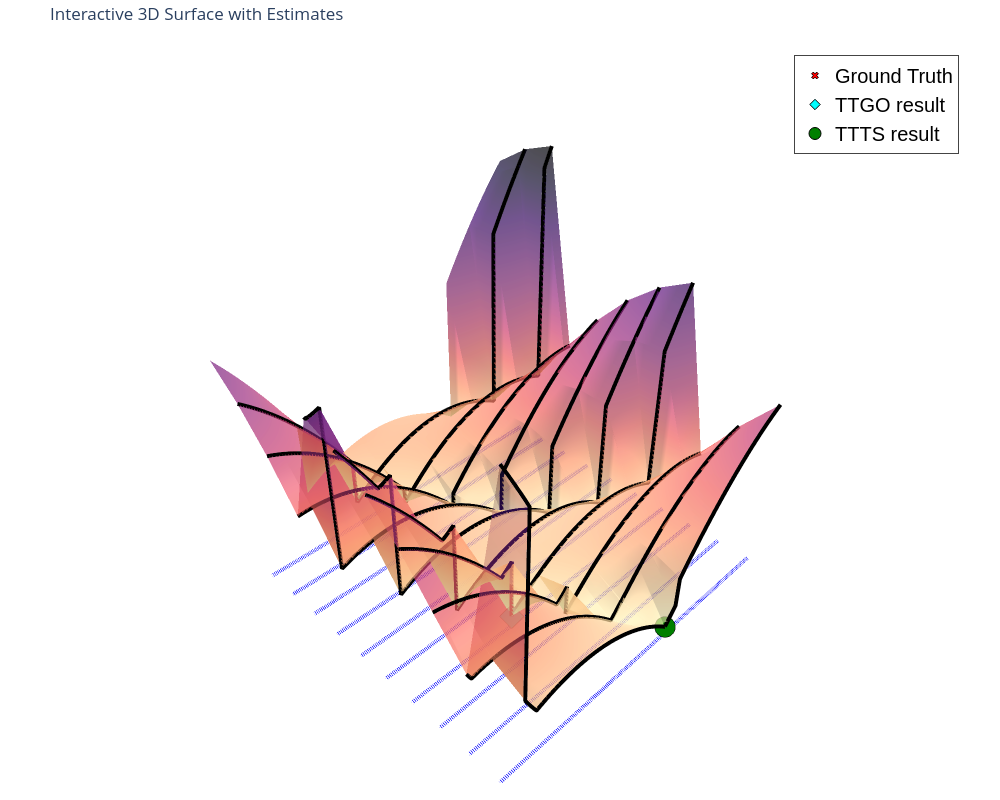

The code cell stored with this chart in its notebook:
### Code cell
x = np.linspace(0, 10,11)
y = np.linspace(-5,5,d)
# plt = plot_contour(x,y,cost_plot,data=ttgo_top_k_estimate.cpu(), contour_scale=100, figsize=5,log_norm=log_norm)
ground_truth = np.array([0, -1.036])[None, :]
fig = plot_surface_3D_interactive_2(x,y,cost_plot, 
                                  ttgo_best_estimate.cpu().numpy(), ttts_best_estimate.cpu().numpy(), ground_truth)



# plt.plot(ttgo_best_estimate[:,0].cpu(),ttgo_best_estimate[:,1].cpu(),'*b',markersize=10)
# plt.plot(ttts_best_estimate[:,0].cpu(),ttts_best_estimate[:,1].cpu(),'*r',markersize=10)
# plt.title("Cost")

#plt.title(r"Himmelblau: $z=(x^2+y-{})^2+(x+y^2-{})^2$".format(a,b))
#plt.title(r"Rosenbrock: $z=(x-1)^2+100 (y-x^2)^2$".format(11,7))

# plt.savefig('rosenbrock2D_a_99.png',pad_inches=0.01, dpi=300)
# plt.savefig('Himmelblau2D_99.png',pad_inches=0.01, dpi=300)
# plt.savefig('Sine2D_a_0.png',pad_inches=0.01, dpi=300)

### Figure 1 — Plotly figure (JSON) as saved in the notebook; plotly's stock layout.template omitted (floating-point values rounded to 4 significant figures; data arrays with more than 128 entries replaced by an {"elided": "..."} marker saying what was removed)
{"data": [{"colorscale": [[0, "#fcfdbf"], [0.1111, "#feca8d"], [0.2222, "#fd9668"], [0.3333, "#f1605d"], [0.4444, "#cd4071"], [0.5556, "#9e2f7f"], [0.6667, "#721f81"], [0.7778, "#440f76"], [0.8889, "#180f3d"], [1, "#000004"]], "name": "Cost surface", "opacity": 0.7, "showscale": false, "type": "surface", "x": {"elided": "1000x11 float values"}, "y": {"elided": "1000x11 float values"}, "z": {"elided": "1000x11 float values"}}, {"line": {"color": "black", "width": 8}, "mode": "lines", "name": "x₀=0", "showlegend": false, "type": "scatter3d", "x": {"elided": "1000 float values"}, "y": {"elided": "1000 float values"}, "z": {"elided": "1000 float values"}}, {"line": {"color": "black", "width": 8}, "mode": "lines", "name": "x₀=1", "showlegend": false, "type": "scatter3d", "x": {"elided": "1000 float values"}, "y": {"elided": "1000 float values"}, "z": {"elided": "1000 float values"}}, {"line": {"color": "black", "width": 8}, "mode": "lines", "name": "x₀=2", "showlegend": false, "type": "scatter3d", "x": {"elided": "1000 float values"}, "y": {"elided": "1000 float values"}, "z": {"elided": "1000 float values"}}, {"line": {"color": "black", "width": 8}, "mode": "lines", "name": "x₀=3", "showlegend": false, "type": "scatter3d", "x": {"elided": "1000 float values"}, "y": {"elided": "1000 float values"}, "z": {"elided": "1000 float values"}}, {"line": {"color": "black", "width": 8}, "mode": "lines", "name": "x₀=4", "showlegend": false, "type": "scatter3d", "x": {"elided": "1000 float values"}, "y": {"elided": "1000 float values"}, "z": {"elided": "1000 float values"}}, {"line": {"color": "black", "width": 8}, "mode": "lines", "name": "x₀=5", "showlegend": false, "type": "scatter3d", "x": {"elided": "1000 float values"}, "y": {"elided": "1000 float values"}, "z": {"elided": "1000 float values"}}, {"line": {"color": "black", "width": 8}, "mode": "lines", "name": "x₀=6", "showlegend": false, "type": "scatter3d", "x": {"elided": "1000 float values"}, "y": {"elided": "1000 float values"}, "z": {"elided": "1000 float values"}}, {"line": {"color": "black", "width": 8}, "mode": "lines", "name": "x₀=7", "showlegend": false, "type": "scatter3d", "x": {"elided": "1000 float values"}, "y": {"elided": "1000 float values"}, "z": {"elided": "1000 float values"}}, {"line": {"color": "black", "width": 8}, "mode": "lines", "name": "x₀=8", "showlegend": false, "type": "scatter3d", "x": {"elided": "1000 float values"}, "y": {"elided": "1000 float values"}, "z": {"elided": "1000 float values"}}, {"line": {"color": "black", "width": 8}, "mode": "lines", "name": "x₀=9", "showlegend": false, "type": "scatter3d", "x": {"elided": "1000 float values"}, "y": {"elided": "1000 float values"}, "z": {"elided": "1000 float values"}}, {"line": {"color": "blue", "dash": "dot", "width": 8}, "mode": "lines", "name": "x₀=0", "showlegend": false, "type": "scatter3d", "x": {"elided": "1000 float values"}, "y": {"elided": "1000 float values"}, "z": {"elided": "1000 float values"}}, {"line": {"color": "blue", "dash": "dot", "width": 8}, "mode": "lines", "name": "x₀=1", "showlegend": false, "type": "scatter3d", "x": {"elided": "1000 float values"}, "y": {"elided": "1000 float values"}, "z": {"elided": "1000 float values"}}, {"line": {"color": "blue", "dash": "dot", "width": 8}, "mode": "lines", "name": "x₀=2", "showlegend": false, "type": "scatter3d", "x": {"elided": "1000 float values"}, "y": {"elided": "1000 float values"}, "z": {"elided": "1000 float values"}}, {"line": {"color": "blue", "dash": "dot", "width": 8}, "mode": "lines", "name": "x₀=3", "showlegend": false, "type": "scatter3d", "x": {"elided": "1000 float values"}, "y": {"elided": "1000 float values"}, "z": {"elided": "1000 float values"}}, {"line": {"color": "blue", "dash": "dot", "width": 8}, "mode": "lines", "name": "x₀=4", "showlegend": false, "type": "scatter3d", "x": {"elided": "1000 float values"}, "y": {"elided": "1000 float values"}, "z": {"elided": "1000 float values"}}, {"line": {"color": "blue", "dash": "dot", "width": 8}, "mode": "lines", "name": "x₀=5", "showlegend": false, "type": "scatter3d", "x": {"elided": "1000 float values"}, "y": {"elided": "1000 float values"}, "z": {"elided": "1000 float values"}}, {"line": {"color": "blue", "dash": "dot", "width": 8}, "mode": "lines", "name": "x₀=6", "showlegend": false, "type": "scatter3d", "x": {"elided": "1000 float values"}, "y": {"elided": "1000 float values"}, "z": {"elided": "1000 float values"}}, {"line": {"color": "blue", "dash": "dot", "width": 8}, "mode": "lines", "name": "x₀=7", "showlegend": false, "type": "scatter3d", "x": {"elided": "1000 float values"}, "y": {"elided": "1000 float values"}, "z": {"elided": "1000 float values"}}, {"line": {"color": "blue", "dash": "dot", "width": 8}, "mode": "lines", "name": "x₀=8", "showlegend": false, "type": "scatter3d", "x": {"elided": "1000 float values"}, "y": {"elided": "1000 float values"}, "z": {"elided": "1000 float values"}}, {"line": {"color": "blue", "dash": "dot", "width": 8}, "mode": "lines", "name": "x₀=9", "showlegend": false, "type": "scatter3d", "x": {"elided": "1000 float values"}, "y": {"elided": "1000 float values"}, "z": {"elided": "1000 float values"}}, {"marker": {"color": "red", "line": {"color": "black", "width": 1}, "size": 6, "symbol": "x"}, "mode": "markers", "name": "Ground Truth", "showlegend": true, "type": "scatter3d", "x": [0.0], "y": [-1.036], "z": [0.3082]}, {"marker": {"color": "cyan", "line": {"color": "black", "width": 1}, "size": 8, "symbol": "diamond"}, "mode": "markers", "name": "TTGO result", "showlegend": true, "type": "scatter3d", "x": [3.0], "y": [1.577], "z": [0.416]}, {"marker": {"color": "green", "line": {"color": "black", "width": 1}, "size": 12, "symbol": "circle"}, "mode": "markers", "name": "TTTS result", "showlegend": true, "type": "scatter3d", "x": [0.0], "y": [-1.036], "z": [0.3083]}], "layout": {"height": 800, "legend": {"bgcolor": "rgba(255, 255, 255, 0.7)", "borderwidth": 1, "font": {"color": "black", "family": "Arial", "size": 20}, "x": 0.8, "xanchor": "left", "y": 0.98, "yanchor": "top"}, "margin": {"b": 10, "l": 10, "r": 10, "t": 40}, "scene": {"aspectmode": "manual", "aspectratio": {"x": 1, "y": 1, "z": 1}, "camera": {"eye": {"x": -1.25, "y": 1.25, "z": 1.25}}, "xaxis": {"showbackground": false, "showticklabels": false, "title": {}, "visible": false}, "yaxis": {"showbackground": false, "showticklabels": false, "title": {}, "visible": false}, "zaxis": {"showbackground": false, "showticklabels": false, "title": {}, "visible": false}}, "title": {"text": "Interactive 3D Surface with Estimates"}, "width": 1000}}
